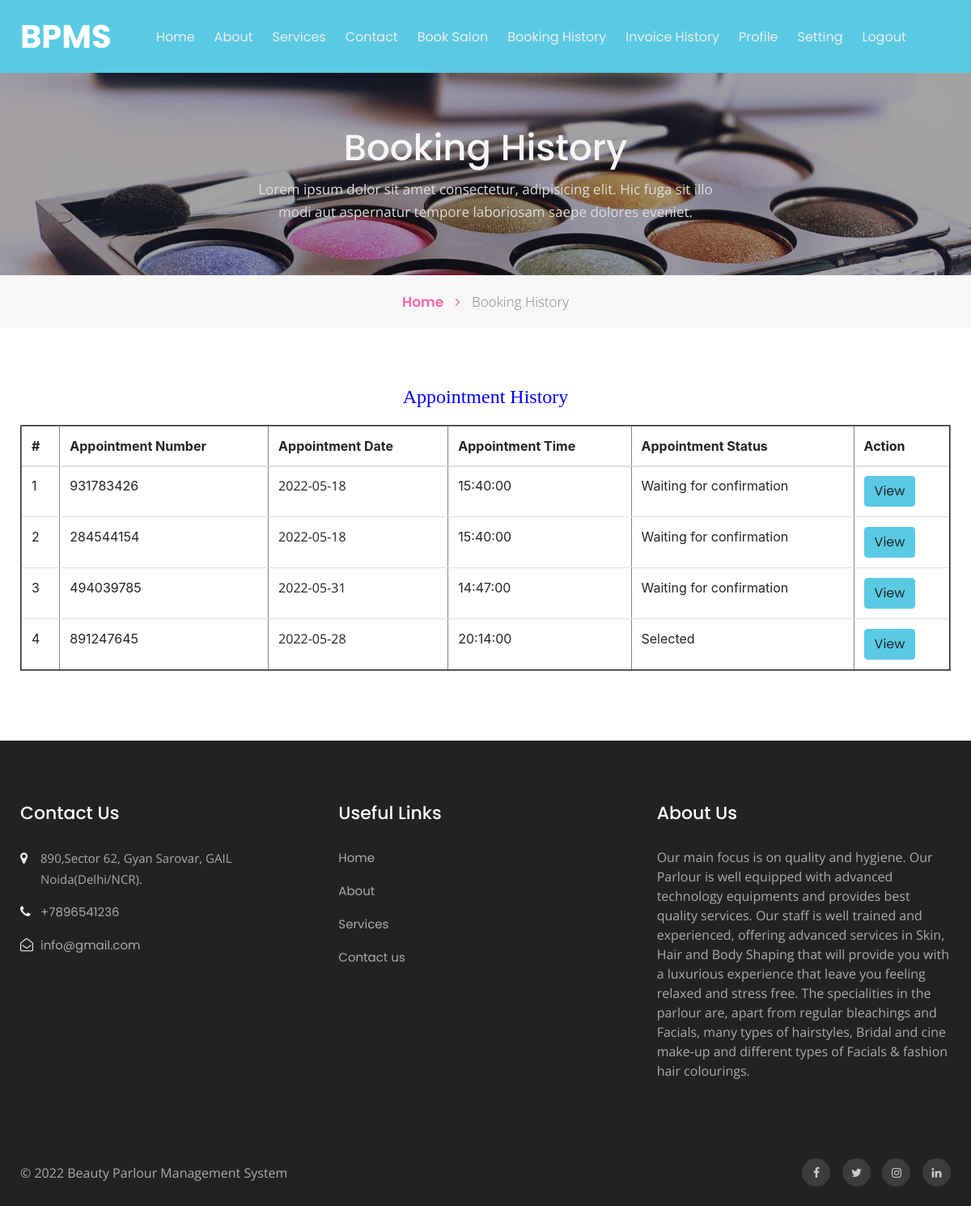
/booking-history.php (signed in), run on the app's committed database.
### tables this page shows
CREATE TABLE `tblbook` (
  `ID` int(10) NOT NULL,
  `UserID` int(10) DEFAULT NULL,
  `AptNumber` int(10) DEFAULT NULL,
  `AptDate` date DEFAULT NULL,
  `AptTime` time DEFAULT NULL,
  `Message` mediumtext DEFAULT NULL,
  `BookingDate` timestamp NULL DEFAULT current_timestamp(),
  `Remark` varchar(250) DEFAULT NULL,
  `Status` varchar(250) DEFAULT NULL,
  `RemarkDate` timestamp NULL DEFAULT NULL ON UPDATE current_timestamp()
);

CREATE TABLE `tblpage` (
  `ID` int(10) NOT NULL,
  `PageType` varchar(200) DEFAULT NULL,
  `PageTitle` mediumtext DEFAULT NULL,
  `PageDescription` mediumtext DEFAULT NULL,
  `Email` varchar(200) DEFAULT NULL,
  `MobileNumber` bigint(10) DEFAULT NULL,
  `UpdationDate` date DEFAULT NULL,
  `Timing` varchar(200) NOT NULL
);

### booking-history.php (the view, shortened to what this page needs)
<?php
include('includes/dbconnection.php');
if (strlen($_SESSION['bpmsuid']==0)) {
  header('location:logout.php');
  } else{
  ?>
<!doctype html>
<html lang="en">
  <head>
    <link rel="stylesheet" href="assets/css/style-starter.css">
  </head>
  <body id="home">
<?php include_once('includes/header.php');?>
<section class="w3l-inner-banner-main">
    <div class="about-inner contact ">
        <div class="container">
            <div class="main-titles-head text-center">
            <h3 class="header-name ">
 Booking History
            </h3>
            <p class="tiltle-para ">Lorem ipsum dolor sit amet consectetur, adipisicing elit. Hic fuga sit illo modi aut aspernatur tempore laboriosam saepe dolores eveniet.</p>
        </div>
</div>
</div>
<div class="breadcrumbs-sub">
<div class="container">
<ul class="breadcrumbs-custom-path">
    <li class="right-side propClone"><a href="index.php" class="">Home <span class="fa fa-angle-right" aria-hidden="true"></span></a> <p></li>
    <li class="active ">
        Booking History</li>
</ul>
</div>
</div>
</section>
<section class="w3l-contact-info-main" id="contact">
    <div class="contact-sec	">
        <div class="container">
            <div>
                <div class="cont-details">
                   <div class="table-content table-responsive cart-table-content m-t-30">
                    <h4 style="padding-bottom: 20px;text-align: center;color: blue;">Appointment History</h4>
                        <table border="2" class="table">
                            <thead class="gray-bg" >
                                <tr>
                                    <th>#</th>
                                <th>Appointment Number</th>
                                <th>Appointment Date</th>
                                <th>Appointment Time</th>
                                <th>Appointment Status</th>
                                <th>Action</th>
                                </tr>
                            </thead>
                            <tbody>
                                <tr>
                                    <?php
                                   $userid= $_SESSION['bpmsuid'];
 $query=mysqli_query($con,"select tbluser.ID as uid, tbluser.FirstName,tbluser.LastName,tbluser.Email,tbluser.MobileNumber,tblbook.ID as bid,tblbook.AptNumber,tblbook.AptDate,tblbook.AptTime,tblbook.Message,tblbook.BookingDate,tblbook.Status from tblbook join tbluser on tbluser.ID=tblbook.UserID where tbluser.ID='$userid'");
$cnt=1;
              while($row=mysqli_fetch_array($query))
              { ?>
               <tr>
    <td><?php echo $cnt;?></td>
<td><?php echo $row['AptNumber'];?></td>
<td><p> <?php echo $row['AptDate']?> </p></td>
<td><?php echo $row['AptTime']?></td>
<td><?php $status=$row['Status'];
if($status==''){
 echo "Waiting for confirmation";
} else{
echo $status;
}
?>  </td>
<td><a href="appointment-detail.php?aptnumber=<?php echo $row['AptNumber'];?>" class="btn btn-primary">View</a></td>
</tr><?php $cnt=$cnt+1; } ?>
                            </tbody>
                        </table>
                    </div> </div>
    </div>
    </div></div>
</section>
<?php include_once('includes/footer.php');?>
</body>
</html><?php } ?>

### includes/footer.php (shortened to what this page needs)
<section class="w3l-footer-29-main">
    <div class="footer-29 py-5">
      <div class="container py-lg-4">
        <div class="row footer-top-29">
          <div class="col-lg-4 col-md-6 col-sm-8 footer-list-29 footer-1">
            <h6 class="footer-title-29">Contact Us</h6>
            <ul>
              <?php
$ret=mysqli_query($con,"select * from tblpage where PageType='contactus' ");
while ($row=mysqli_fetch_array($ret)) {
?>
              <li>
                <span class="fa fa-map-marker"></span> <p><?php  echo $row['PageDescription'];?>.</p>
              </li>
              <li><span class="fa fa-phone"></span><a href="tel:+7-800-999-800"> +<?php  echo $row['MobileNumber'];?></a></li>
              <li><span class="fa fa-envelope-open-o"></span><a href="mailto:parlour@mail.com" class="mail">
                  <?php  echo $row['Email'];?></a></li><?php } ?>
            </ul>
          </div>
          <div class="col-lg-4 col-md-6 col-sm-4 footer-list-29 footer-2 ">
            <ul>
              <h6 class="footer-title-29">Useful Links</h6>
              <li><a href="index.php">Home</a></li>
              <li><a href="about.php">About</a></li>
              <li><a href="services.php"> Services</a></li>
              <li><a href="contact.php">Contact us</a></li>
            </ul>
          </div>
          <div class="col-lg-4 col-md-6 col-sm-7 footer-list-29 footer-4">
            <?php
$ret=mysqli_query($con,"select * from tblpage where PageType='aboutus' ");
while ($row=mysqli_fetch_array($ret)) {
?>
            <h6 class="footer-title-29"><?php  echo $row['PageTitle'];?> </h6>
            <p><?php  echo $row['PageDescription'];?></p><?php } ?>
          </div>
        </div>
      </div>
    </div>
  </section>
  <section class="w3l-footer-29-main w3l-copyright">
    <div class="container">
      <div class="row bottom-copies">
        <p class="col-lg-8 copy-footer-29">© 2022  Beauty Parlour Management System </p>
        <div class="col-lg-4 main-social-footer-29">
          <a href="#facebook" class="facebook"><span class="fa fa-facebook"></span></a>
          <a href="#twitter" class="twitter"><span class="fa fa-twitter"></span></a>
          <a href="#instagram" class="instagram"><span class="fa fa-instagram"></span></a>
          <a href="#linkedin" class="linkedin"><span class="fa fa-linkedin"></span></a>
        </div>
      </div>
    </div>
  </section>

### data on the page
tblbook: AptNumber "931783426", AptDate "2022-05-18", AptTime "15:40:00", shows "Waiting for confirmation"
tblbook: AptNumber "284544154", AptDate "2022-05-18", AptTime "15:40:00", shows "Waiting for confirmation"
tblbook: AptNumber "494039785", AptDate "2022-05-31", AptTime "14:47:00", shows "Waiting for confirmation"
tblbook: AptNumber "891247645", AptDate "2022-05-28", AptTime "20:14:00", Status "Selected"
tblpage: PageDescription "890,Sector 62, Gyan Sarovar, GAIL Noida(Delhi/NCR)", MobileNumber "7896541236", Email "info@gmail.com"
tblpage: PageTitle "About Us", PageDescription "Our main focus is on quality and hygiene. Our Parlour is well equipped with advanced technology equipments and provides best quality services. Our staff is well trained and experienced, offering advanced services in Skin, Hair and Body Shaping that will provide you with a luxurious experience that leave you feeling relaxed and stress free. The specialities in the parlour are, apart from regular bleachings and Facials, many types of hairstyles, Bridal and cine make-up and different types of Facials & fashion hair colourings."
